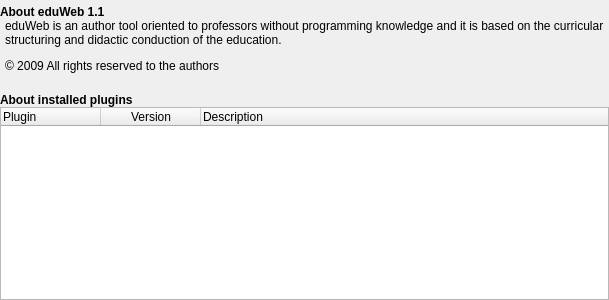
<?xml version="1.0" encoding="UTF-8"?>
<ui version="4.0">
 <class>ApplicationAboutPage</class>
 <widget class="QWidget" name="ApplicationAboutPage">
  <property name="geometry">
   <rect>
    <x>0</x>
    <y>0</y>
    <width>609</width>
    <height>300</height>
   </rect>
  </property>
  <layout class="QVBoxLayout" name="verticalLayout">
   <property name="spacing">
    <number>0</number>
   </property>
   <property name="margin">
    <number>0</number>
   </property>
   <item>
    <spacer name="spacer0">
     <property name="orientation">
      <enum>Qt::Vertical</enum>
     </property>
     <property name="sizeType">
      <enum>QSizePolicy::Fixed</enum>
     </property>
     <property name="sizeHint" stdset="0">
      <size>
       <width>20</width>
       <height>5</height>
      </size>
     </property>
    </spacer>
   </item>
   <item>
    <widget class="QLabel" name="lbAboutApp">
     <property name="font">
      <font>
       <weight>75</weight>
       <bold>true</bold>
      </font>
     </property>
     <property name="mouseTracking">
      <bool>false</bool>
     </property>
     <property name="frameShape">
      <enum>QFrame::NoFrame</enum>
     </property>
     <property name="frameShadow">
      <enum>QFrame::Plain</enum>
     </property>
     <property name="text">
      <string>About eduWeb 1.1</string>
     </property>
     <property name="textFormat">
      <enum>Qt::PlainText</enum>
     </property>
     <property name="textInteractionFlags">
      <set>Qt::NoTextInteraction</set>
     </property>
    </widget>
   </item>
   <item>
    <widget class="QLabel" name="lbAppCredits">
     <property name="sizePolicy">
      <sizepolicy hsizetype="Preferred" vsizetype="Fixed">
       <horstretch>0</horstretch>
       <verstretch>0</verstretch>
      </sizepolicy>
     </property>
     <property name="contextMenuPolicy">
      <enum>Qt::NoContextMenu</enum>
     </property>
     <property name="midLineWidth">
      <number>0</number>
     </property>
     <property name="text">
      <string notr="true">&lt;p&gt;eduWeb is an author tool oriented  to professors without programming knowledge and it is based on the curricular structuring and didactic conduction of the education.&lt;/p&gt;
&lt;p&gt;&amp;copy; 2009 All rights reserved to the authors&lt;/p&gt;</string>
     </property>
     <property name="wordWrap">
      <bool>true</bool>
     </property>
     <property name="indent">
      <number>5</number>
     </property>
    </widget>
   </item>
   <item>
    <spacer name="spacer">
     <property name="orientation">
      <enum>Qt::Vertical</enum>
     </property>
     <property name="sizeType">
      <enum>QSizePolicy::Fixed</enum>
     </property>
     <property name="sizeHint" stdset="0">
      <size>
       <width>20</width>
       <height>20</height>
      </size>
     </property>
    </spacer>
   </item>
   <item>
    <widget class="QLabel" name="lbAboutInstalledPlugins">
     <property name="font">
      <font>
       <weight>75</weight>
       <bold>true</bold>
      </font>
     </property>
     <property name="text">
      <string>About installed plugins</string>
     </property>
    </widget>
   </item>
   <item>
    <widget class="QTreeWidget" name="pluginsList">
     <property name="focusPolicy">
      <enum>Qt::NoFocus</enum>
     </property>
     <property name="contextMenuPolicy">
      <enum>Qt::NoContextMenu</enum>
     </property>
     <property name="styleSheet">
      <string notr="true">QTreeView {
	show-decoration-selected: 1;
}
QTreeView::item {
	padding:3px 0px; 
	border: 1px solid palette(base);
}
QTreeView::text {
	margin: 0px; 
	padding:0px; 
	subcontrol-origin: border; 
	subcontrol-position: bottom center; 
	border: none;
}
QTreeView::item:selected:active,
QTreeView::item:selected:!active {
	border: 1px solid palette(highlight); 
	background-color: palette(highlight); 
	color: palette(highlighted-text);
}
QTreeView::item:hover {
	border: 1px groove palette(dark); 
	background-color: palette(mid); 
	color: palette(highlighted-text);
}
QTreeView::item:selected:first,
QTreeView::item:hover:first{
	border-left: none; 
	border-right: none;
}
QTreeView::item:selected:last,
QTreeView::item:hover:last{
	border-left: none;
}
QTreeView::branch {
	border:none; 
	image:none; 
	background-color:palette(base); 
	margin:0px; 
	padding-top:2px;
}
QTreeView::branch:selected:active,
QTreeView::branch:selected:!active {
	background-color: palette(highlight); 
	border-right: none;
}
QTreeView::branch:hover {
	border: none; 
/*1px groove palette(dark); */
	background-color: palette(mid); 
	color: palette(highlighted-text); 
	border-right: none;
}
QTreeView::branch:has-children:!has-siblings:closed,
QTreeView::branch:closed:has-children:has-siblings {
	image: url(:/treeview/expand.png);
}
QTreeView::branch:open:has-children:!has-siblings,
QTreeView::branch:open:has-children:has-siblings {
	image: url(:/treeview/collapse.png);
}
</string>
     </property>
     <property name="horizontalScrollBarPolicy">
      <enum>Qt::ScrollBarAlwaysOff</enum>
     </property>
     <property name="editTriggers">
      <set>QAbstractItemView::NoEditTriggers</set>
     </property>
     <property name="showDropIndicator" stdset="0">
      <bool>false</bool>
     </property>
     <property name="selectionMode">
      <enum>QAbstractItemView::ExtendedSelection</enum>
     </property>
     <property name="rootIsDecorated">
      <bool>false</bool>
     </property>
     <property name="uniformRowHeights">
      <bool>true</bool>
     </property>
     <property name="itemsExpandable">
      <bool>false</bool>
     </property>
     <property name="expandsOnDoubleClick">
      <bool>false</bool>
     </property>
     <column>
      <property name="text">
       <string notr="true">Plugin</string>
      </property>
      <property name="textAlignment">
       <set>AlignLeft|AlignVCenter</set>
      </property>
     </column>
     <column>
      <property name="text">
       <string>Version</string>
      </property>
      <property name="textAlignment">
       <set>AlignHCenter|AlignVCenter|AlignCenter</set>
      </property>
     </column>
     <column>
      <property name="text">
       <string>Description</string>
      </property>
     </column>
    </widget>
   </item>
  </layout>
 </widget>
 <resources/>
 <connections/>
</ui>
